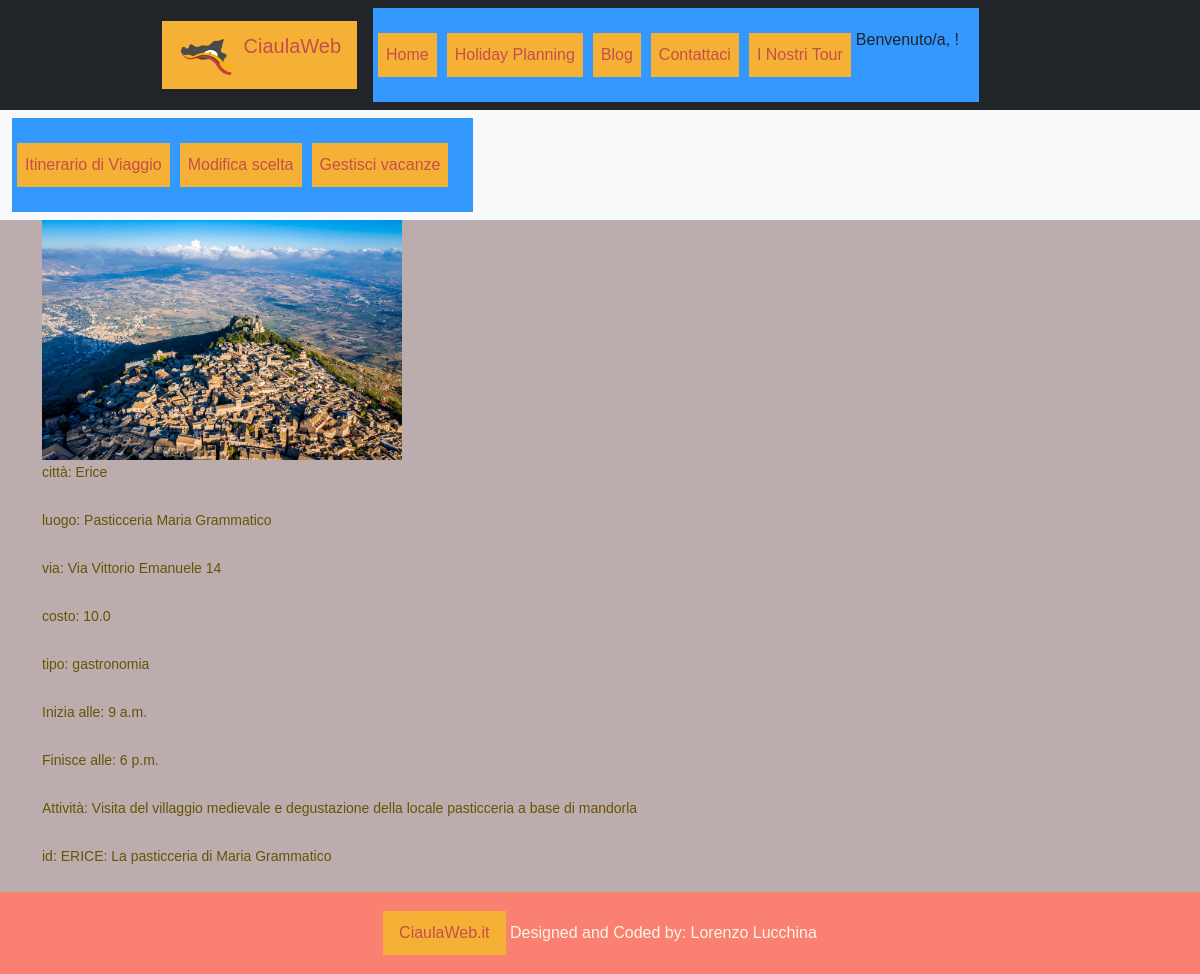
/HolidayPlanning/attrazioni/detattrazione/ERICE: La pasticceria di Maria Grammatico/ (signed in), run on the app's committed database.
### HolidayPlanning/models.py (models this page shows, shortened)
class Attrazione(models.Model):
    objects = None
    nome = models.CharField(max_length=200, primary_key=True)
    luogo = models.CharField(max_length=300)
    via = models.CharField(max_length=500)
    citta = models.CharField(max_length=200)
    costo = models.FloatField()
    tipo = models.CharField(max_length=200)
    oraApertura = models.TimeField('ora apertura')
    oraChiusura = models.TimeField('ora chiusura')
    descrizione = models.TextField()
    attrazione_image = models.ImageField(blank=True, null=True) # , upload_to='attractionImages/')
    class Meta:
        verbose_name = "Attrazione"
        verbose_name_plural = "Attrazioni"

### HolidayPlanning/views.py (the view)
# urls.py: path("attrazioni/detattrazione/<pk>/", DetailAttrazioneEntita.as_view(), name="dettaglioattr"),
class DetailAttrazioneEntita(DetailView):
    model = Attrazione
    template_name = "HolidayPlanning/dettaglioattrazione.html"

### HolidayPlanning/templates/HolidayPlanning/dettaglioattrazione.html (shortened to what this page needs)
{% extends 'base.html' %}
{% block content %}
<div class="container">
    <img src="{{ object.attrazione_image.url | default_if_none:'#' }}" alt="pic attrazione" style="width:auto;height:240px">
    <p> città: {{ object.citta }}</p>
    <p> luogo: {{ object.luogo }}</p>
    <p> via: {{ object.via }}</p>
    <p> costo: {{ object.costo }}</p>
    <p> tipo: {{ object.tipo }}</p>
    <p> Inizia alle: {{ object.oraApertura }}</p>
    <p> Finisce alle: {{ object.oraChiusura }}</p>
    <p> Attività: {{ object.descrizione }}</p>
    <p> id: {{ object.pk }}</p>
</div>
{% endblock %}

### templates/base.html (shortened to what this page needs)
<!DOCTYPE html>
{% load static %}
<html lang="en">
<head>
    {% block head %}
        <link rel="stylesheet"
              href="https://cdn.jsdelivr.net/npm/bootstrap@5.3.0-alpha1/dist/css/bootstrap.min.css"
>
	<link rel="stylesheet" type="text/css" href='{% static "/css/style.css"  %}'>
    {% endblock %}
    {% load crispy_forms_tags %}
</head>
<body>
<nav class="navbar navbar-expand-lg navbar-dark bg-dark">
        <div class="w-75 container-fluid">
        <a class="navbar-brand pl-5" href="{% url 'HolidayPlanning:attrazioni' %}">
            <img src="/../../static/img/logo_ciaulaweb-192x192.png" class="d-inline-block logo_ciaulaweb align-top" alt="Logo">
            CiaulaWeb
        </a>
        <div class="collapse navbar-collapse" id="navbarNavDropdown">
            <ul class="navbar-nav pl-5">
                <li class="nav-item active pl-5">
                    <a class="nav-link" href="{% url 'HolidayPlanning:attrazioni' %}">Home</a>
                </li>
                <li class="nav-item pl-5">
                    <a class="nav-link" href="{% url 'HolidayPlanning:creavacanza' %}">Holiday Planning</a>
                </li>
                <li class="nav-item pl-5">
                    <a class="nav-link" href="{% url 'HolidayPlanning:cerca' %}">Blog</a>
                </li>
                <li class="nav-item pl-5">
                    <a class="nav-link" href="{% url 'HolidayPlanning:scelte' %}">Contattaci</a>
                </li>
                <li class="nav-item pl-5">
                    <a class="nav-link " href="{% url 'HolidayPlanning:attrazioni' %}">I Nostri Tour</a>
                </li>
                {% if user.is_authenticated %}
                    <div class="nav-item pl-5">
                        <a>Benvenuto/a, {{user.first_name}}! </a>
                    </div>
                {% endif %}
            </ul>
        </div>
    </div>
</nav>
{% if user.is_authenticated %}
<nav class="navbar navbar-expand-lg navbar-light bg-light">
  <div class="container-fluid">
    <div class="collapse navbar-collapse" id="navbarNav">
      <ul class="navbar-nav">
        <li class="nav-item">
          <a class="nav-link" href="{% url 'HolidayPlanning:scelte' %}">Itinerario di Viaggio</a>
        </li>
        <li class="nav-item">
          <a class="nav-link" href="#">Modifica scelta</a>
        </li>
        <li class="nav-item">
          <a class="nav-link" href="#">Gestisci vacanze</a>
        </li>
      </ul>
    </div>
  </div>
</nav>
{% endif %}
{% block content %}
{% endblock %}
<footer class="page-footer font-small blue">
    <div class="footer-copyright text-center py-3">
        <a href="{% url 'home' %}">CiaulaWeb.it</a>
        Designed and Coded by: Lorenzo Lucchina
    </div>
</footer>
</body>
</html>

### static/css/style.css (style rules this page uses)
* { font-family: 'Montserrat', sans-serif !important; }
.logo_ciaulaweb { width: 60px; height: 48px; }
ul { background: #3399ff; padding: 20px; }
ul li { background: #cce5ff; color: darkblue; margin: 5px; }
a:link, a:visited { background-color: #f4b136; color: rgb(199, 77, 77); padding: 10px 16px; text-align: center; text-decoration: none; display: inline-block; }
footer { text-align: center; padding: 3px; background-color: salmon; color: oldlace; }
p { color: #685206; font-family: 'Helvetica Neue', sans-serif; font-size: 14px; line-height: 24px; margin: 0 0 24px; text-align: justify; text-justify: inter-word; }
:root { --gradient: linear-gradient(to left top, #dd2476 10%, #ff512f 90%) !important; }
body { background: #bbadad !important; }

### data on the page
Attrazione: attrazione_image (picture), citta "Erice", luogo "Pasticceria Maria Grammatico", via "Via Vittorio Emanuele 14", costo "10.0", tipo "gastronomia", oraApertura "9 a.m.", oraChiusura "6 p.m.", descrizione "Visita del villaggio medievale e degustazione della locale pasticceria a base di mandorla", pk "ERICE: La pasticceria di Maria Grammatico"
